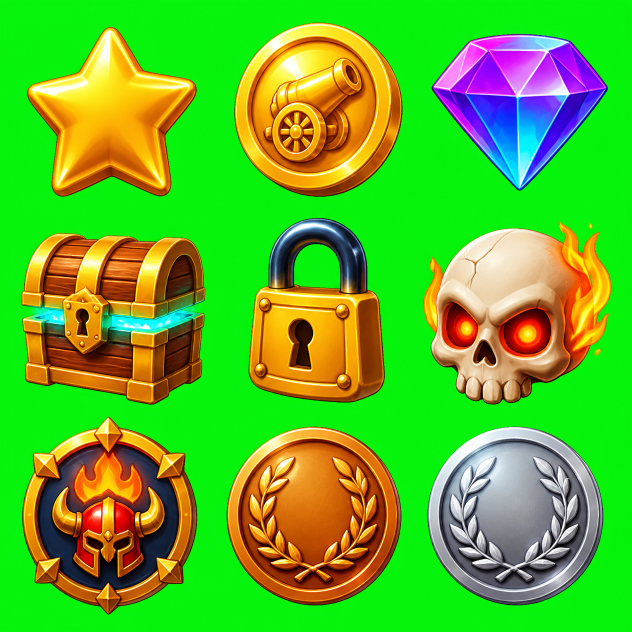
#> input picture Assets/_Project/Art/UI/ui_v2/src/misc_sheet.png, 1264 x 1264 px (shown at 1/2 size)
$ python fix_chest.py
#> lines starting #> are read from the running program, lines starting #| are printed output that depends on the picture; after the words box and inside, x2 and y2 are one past the last pixel; in counts of white or black regions, pixels touching at a corner belong together
### Assets/_Project/Art/UI/ui_v2/key.py
"""Chroma-key Canva icon sheets (flat green bg) and cut each object to a 256x256 transparent PNG."""
import sys, numpy as np, cv2
from PIL import Image

def key_green(rgb):
    a = rgb.astype(np.float32)
    H,W,_=a.shape
    # sample actual bg colour from the 4 corners
    pts=np.concatenate([a[:8,:8].reshape(-1,3),a[:8,-8:].reshape(-1,3),a[-8:,:8].reshape(-1,3),a[-8:,-8:].reshape(-1,3)])
    bg=np.median(pts,0)
    d=np.sqrt(((a-bg)**2).sum(-1))
    alpha=np.clip((d-35)/(215-35),0,1)
    # extra guard: strongly green-screen pixels are bg
    r,g,b=a[...,0],a[...,1],a[...,2]
    alpha=np.where((g-np.maximum(r,b))>150,0,alpha)
    # un-premultiply the bg out of edge pixels
    am=np.maximum(alpha,0.05)[...,None]
    col=(a-(1-am)*bg)/am
    col=np.clip(col,0,255)
    # residual despill
    r,g,b=col[...,0],col[...,1],col[...,2]
    g=np.minimum(g,np.maximum(r,b)+np.where(alpha>0.95,255,25))
    col=np.stack([r,g,b],-1)
    # solid interior: anything well inside the object (eroded hard mask) is fully opaque with original colour
    hard=(alpha>0.5).astype(np.uint8)
    inner=cv2.erode(hard,np.ones((7,7),np.uint8))>0
    alpha=np.where(inner,1.0,alpha)
    col=np.where(inner[...,None],a,col)
    return col.clip(0,255).astype(np.uint8),(alpha*255).astype(np.uint8)

# [42 lines left out: functions components, cut, not called in this run]

### Assets/_Project/Art/UI/ui_v2/fix_chest.py
"""Chest: the cyan seam glow is close to the green key, which left see-through holes. Close them and despill toward cyan."""
import sys, numpy as np, cv2
from PIL import Image
sys.path.insert(0,'.'); from key import key_green
rgb=np.array(Image.open('src/misc_sheet.png').convert('RGB'))
#> rgb is the input picture: shape (1264, 1264, 3); mean R, G, B 91.1, 182.2, 39.8
x,y,w,h=43,466,367,343
crop=rgb[y-10:y+h+10, x-10:x+w+10]
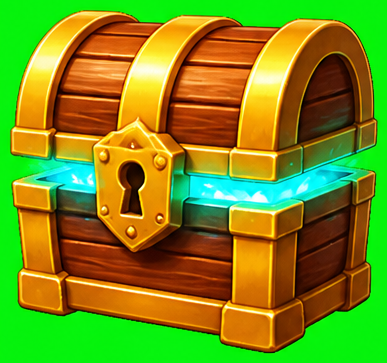
#> crop: shape (363, 387, 3); mean R, G, B 120.1, 142.7, 26.5
col,al=key_green(crop)
#> in key_green, `pts=np.concatenate([a[:8,:8].reshape(-1,3),a[:8,-8:].reshape(-1,3),a[-..`: pts = 256 rows, first 8: [5, 243, 10], [5, 242, 11], [4, 242, 12], [5, 243, 12], [5, 242, 12], [5, 243, 12], [5, 243, 12], [5, 243, 12]
#> in key_green, `bg=np.median(pts,0)`: bg = [5, 243, 12]
#> in key_green, `col=(a-(1-am)*bg)/am`:
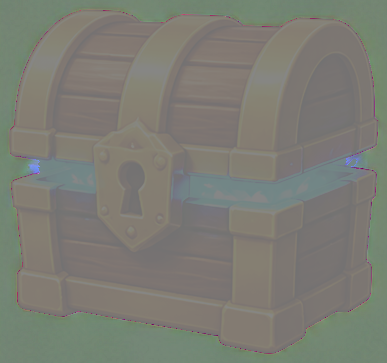
#> col: shape (363, 387, 3) float32; mean R, G, B 125.2, 138.9, 27.1; drawn with min black and max white
#> in key_green, `r,g,b=col[...,0],col[...,1],col[...,2]`:
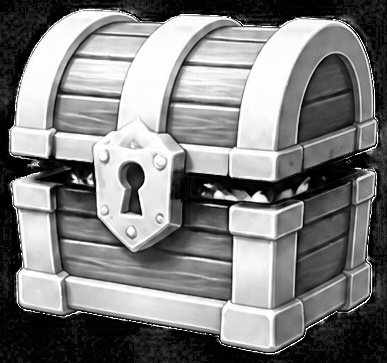
#> r: shape (363, 387) float32; min 0, max 255, mean 125.8
#> in key_green, `g=np.minimum(g,np.maximum(r,b)+np.where(alpha>0.95,255,25))`:
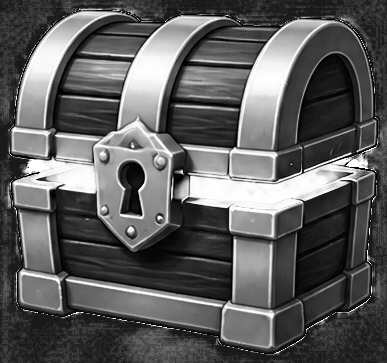
#> g: shape (363, 387) float64; min 0, max 255, mean 92.8
#> in key_green, `hard=(alpha>0.5).astype(np.uint8)`:
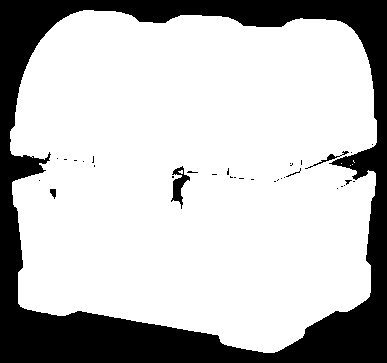
#> hard: shape (363, 387); values 0 (black) and 1 (white), 75.1% white; 34 black regions (29 under 20 px), largest, box (x1, y1, x2, y2) and area: (0, 0, 387, 363) 34434, (171, 166, 190, 209) 328, (305, 151, 349, 169) 97, (50, 189, 56, 199) 42, (286, 168, 301, 177) 22
#> in key_green, `inner=cv2.erode(hard,np.ones((7,7),np.uint8))>0`: inner: shape (363, 387) bool; 69.8% white; 8 black regions, largest, box (x1, y1, x2, y2) and area: (0, 0, 387, 363) 40708, (168, 163, 201, 212) 904, (224, 165, 247, 182) 226
hard=(al>128).astype(np.uint8)
#> hard: shape (363, 387); values 0 (black) and 1 (white), 75% white; 33 black regions (28 under 20 px), largest, box (x1, y1, x2, y2) and area: (0, 0, 387, 363) 34450, (171, 166, 190, 209) 341, (304, 151, 350, 170) 113, (50, 189, 56, 199) 44, (284, 168, 301, 178) 24
P=40; hp=np.pad(hard,P); closed=cv2.morphologyEx(hp,cv2.MORPH_CLOSE,np.ones((31,31),np.uint8))
#> after `hp = np.pad(hard, P)`: hp: shape (443, 467); values 0 (black) and 1 (white), 50.9% white; 33 black regions (28 under 20 px), largest, box (x1, y1, x2, y2) and area: (0, 0, 467, 443) 100850, (211, 206, 230, 249) 341, (344, 191, 390, 210) 113, (90, 229, 96, 239) 44, (324, 208, 341, 218) 24
#> after `closed = cv2.morphologyEx(hp, cv2.MORPH_CLOSE, np.ones((31, 31), np.ui`: closed: shape (443, 467); values 0 (black) and 1 (white), 52.1% white; 1 black region, box (x1, y1, x2, y2) and area: (0, 0, 467, 443) 99192
# fill any remaining enclosed holes
ff=closed.copy(); m=np.zeros((ff.shape[0]+2,ff.shape[1]+2),np.uint8); cv2.floodFill(ff,m,(0,0),1)
#> after `cv2.floodFill(ff, m, (0, 0), 1)`: ff: shape (443, 467); every value is 1
holes=(ff==0)
#> holes: shape (443, 467) bool; every value is 0
fill=((closed>0)|holes)[P:-P,P:-P]
#> fill: shape (363, 387) bool; 76.7% white; 1 black region, box (x1, y1, x2, y2) and area: (0, 0, 387, 363) 32792
fill_in=cv2.erode(fill.astype(np.uint8),np.ones((5,5),np.uint8))>0
#> fill_in: shape (363, 387) bool; 74.6% white; 1 black region, box (x1, y1, x2, y2) and area: (0, 0, 387, 363) 35691
newly=fill_in&(al<250)
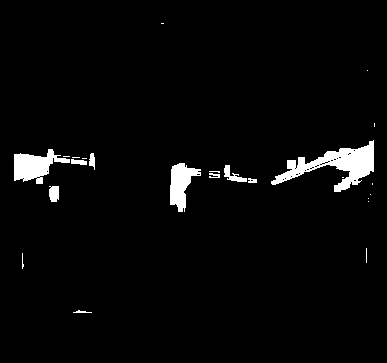
#> newly: shape (363, 387) bool; 3.2% white; 24 white regions (14 under 20 px), largest, box (x1, y1, x2, y2) and area: (271, 140, 374, 192) 1967, (14, 149, 70, 184) 1017, (170, 163, 201, 212) 826
a=crop.astype(np.int32).copy()
# despill newly-solid pixels toward cyan: G <= B+15
a[...,1]=np.where(newly,np.minimum(a[...,1],a[...,2]+15),a[...,1])
#> a: shape (363, 387, 3) int32; mean R, G, B 120.1, 139.9, 26.5
col=np.where(newly[...,None],a,col).astype(np.uint8)
al=np.where(fill_in,255,al).astype(np.uint8)
rgba=np.dstack([col,al]); H,W=al.shape
#> after `H, W = al.shape`: H = 363; W = 387
s=int(max(H,W)/(1-0.08)); cv=Image.new('RGBA',(s,s),(0,0,0,0)); cv.paste(Image.fromarray(rgba),((s-W)//2,(s-H)//2))
#> after `s = int(max(H, W) / (1 - 0.08))`: s = 420
#> after `cv = Image.new('RGBA', (s, s), (0, 0, 0, 0))`: cv: PIL image 420x420 RGBA; every value is 0
cv.resize((256,256),Image.LANCZOS).save('chest.png'); print('newly filled',newly.sum())
#> after `cv.resize((256, 256), Image.LANCZOS).save('chest.png')`:
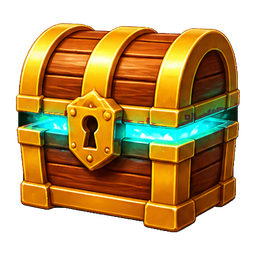
#> saved as chest.png: PIL image 256x256 RGBA; mean R, G, B, A 96.2, 66.5, 19.2, 155.1; transparent parts drawn white
#| newly filled 4443
